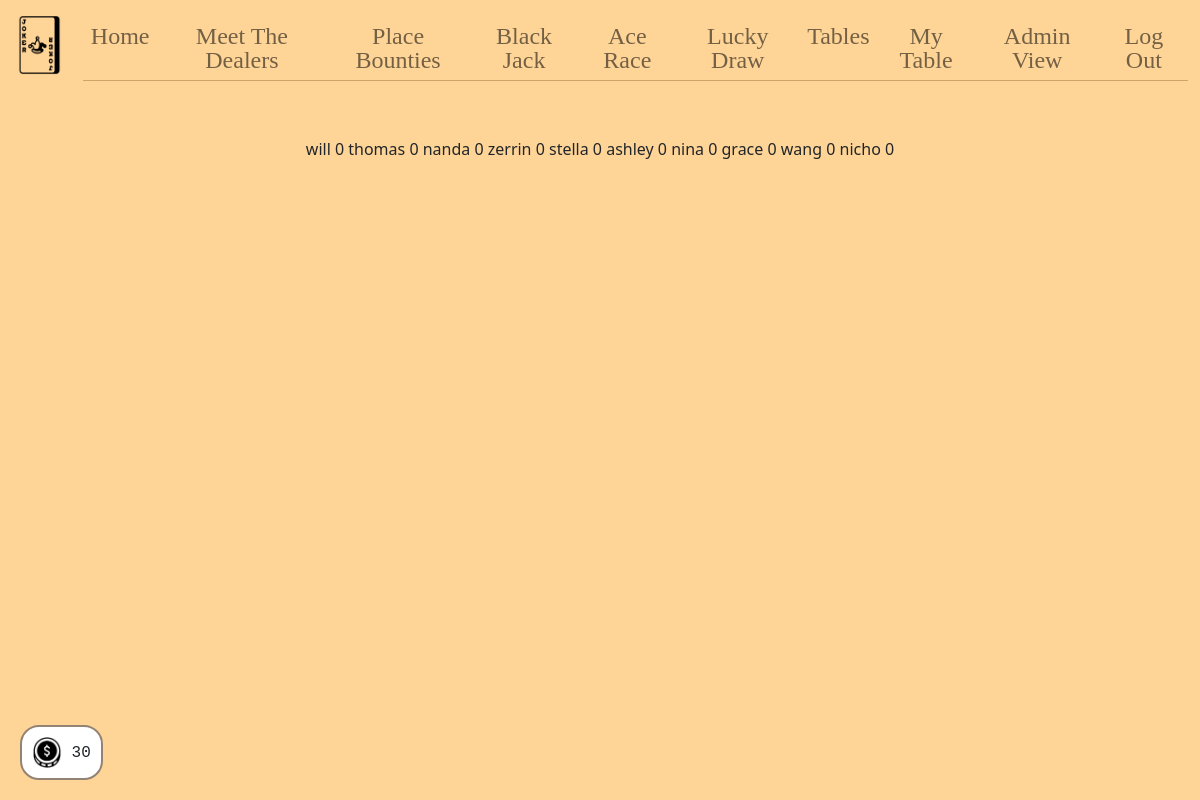
The app's page /leaderboard (signed in), older data.
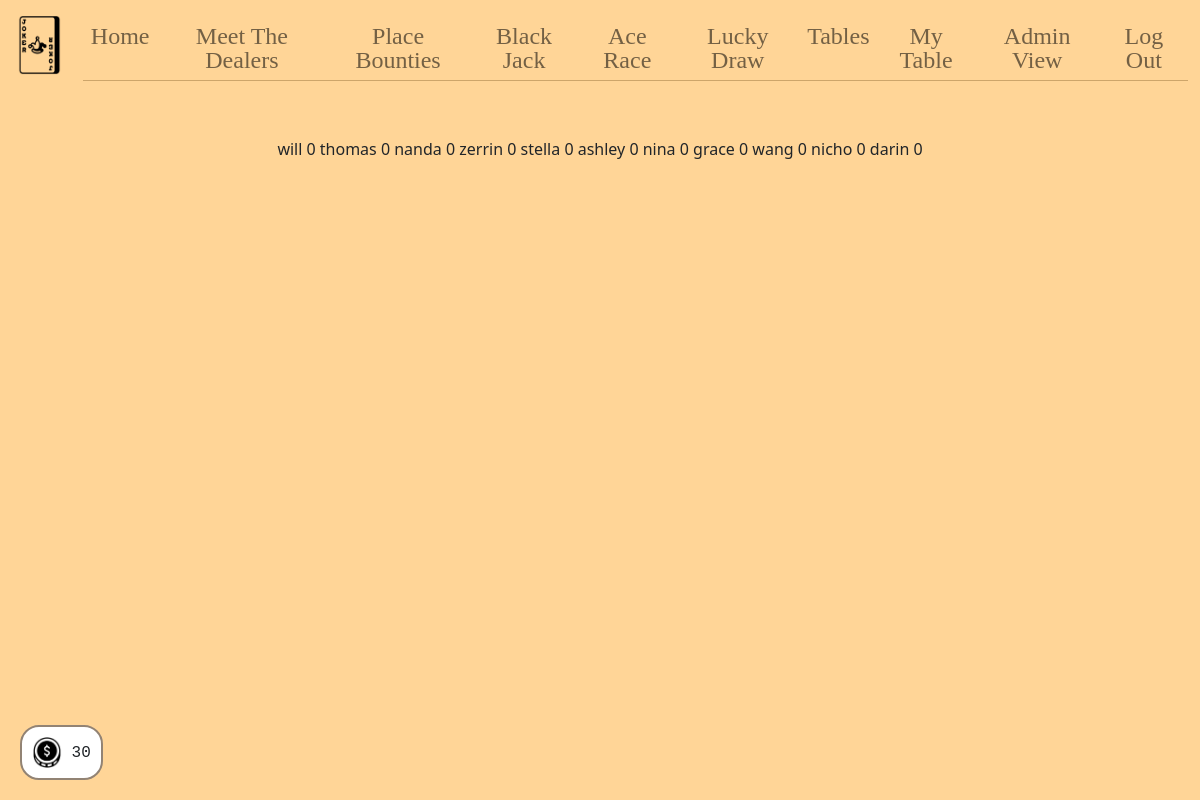
The same page, newer data.
### tables this page shows
CREATE TABLE users (
  id INTEGER PRIMARY KEY AUTOINCREMENT,
  name TEXT NOT NULL,
  hash TEXT NOT NULL,
  email TEXT,
  hp INTEGER DEFAULT 20 NOT NULL,
  bounty INTEGER DEFAULT 0 NOT NULL,
  lucky INTEGER DEFAULT 0 NOT NULL,
  playing INTEGER DEFAULT 0 NOT NULL,
  dealing INTEGER DEFAULT 0 NOT NULL,
  permission INTEGER DEFAULT 0 NOT NULL,
  poker INTEGER DEFAULT 0 NOT NULL,
  tableid INTEGER DEFAULT 0 NOT NULL
);

### app.py (the view)
@app.route("/leaderboard")
@login_required
def leaderboard():
    players = db.execute("SELECT * FROM users ORDER BY bounty ")
    rows = db.execute("SELECT * FROM users WHERE id = ?", session["user_id"])
    session["hp"] = rows[0]["hp"]
    return render_template("leaderboard.html", players=players)

### app.py (called while the page is built)
@app.after_request
def after_request(response):
    response.headers["Cache-Control"] = "no-cache, no-store, must-revalidate"
    response.headers["Expires"] = 0
    response.headers["Pragma"] = "no-cache"
    return response

### helpers.py (called while the page is built)
def login_required(f):
    @wraps(f)
    def decorated_function(*args, **kwargs):
        if session.get("user_id") is None:
            return redirect("/login")
        return f(*args, **kwargs)
    return decorated_function

### templates/leaderboard.html (shortened to what this page needs)
{% extends "layout.html" %}
{% block main %}
    {% for player in players %}
    <tr class="">
        <td class="text-start">{{ player["name"] }}</td>
        <td class="text-end"> {{ player["bounty"] }} </td>
    </tr>
    {% endfor %}
{% endblock %}
{% block footer %}
    <div id="value-container"><img class="img-fluid money" src="/static/money.png"> {{ session["hp"] }} </div>
{% endblock %}

Row changes from the older to the newer data that the page shows:
added users: name "darin", bounty "0"
